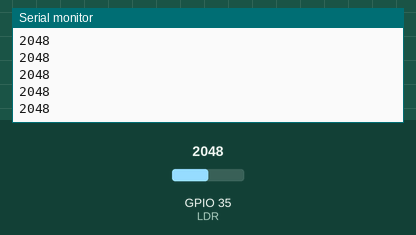
The sketch below on a simulated ESP32. Parts: the last lines printed to the serial monitor. Inputs (shaded band) come from the test bench; at power-on: GPIO 35 (LDR) = 2048.

Above: at 1.2 s.
1.3 s: GPIO 35 (LDR) set to 2866
At 1.31 s:
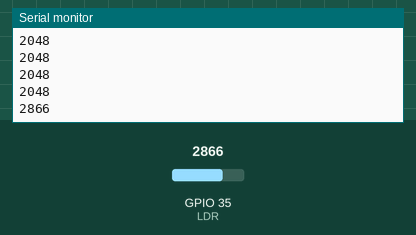
2.8 s: GPIO 35 (LDR) set to 3603
At 2.81 s:
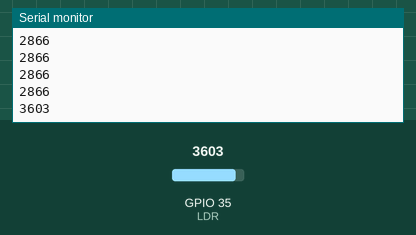
Timing chart, 0 to 5.8 s (numbered marks = the images above; inputs shaded):
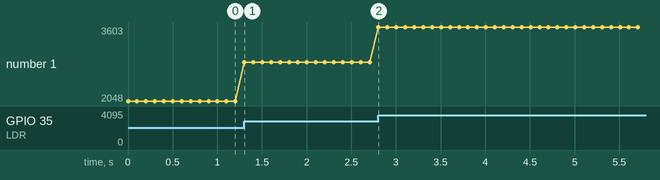

Measured:
- after the input at 1.3 s, the serial monitor: prints a new line at once (image 1)
- after the input at 2.8 s, the serial monitor: prints a new line at once (image 2)
- plotted number 1: 2048 → 2866 after the input at 1.3 s, 2866 → 3603 after the input at 2.8 s

The sketch:

Lab04_LDR.ino
```cpp
#define LDR  35  // use gpio36 or Analog 1 pin for input

int LDR_Value = 0;

void setup() {
  Serial.begin(9600);
}

void loop() {
  LDR_Value = analogRead(LDR);  // or use analogRead(A1)
  Serial.println(LDR_Value);
  delay(100);
}
```
